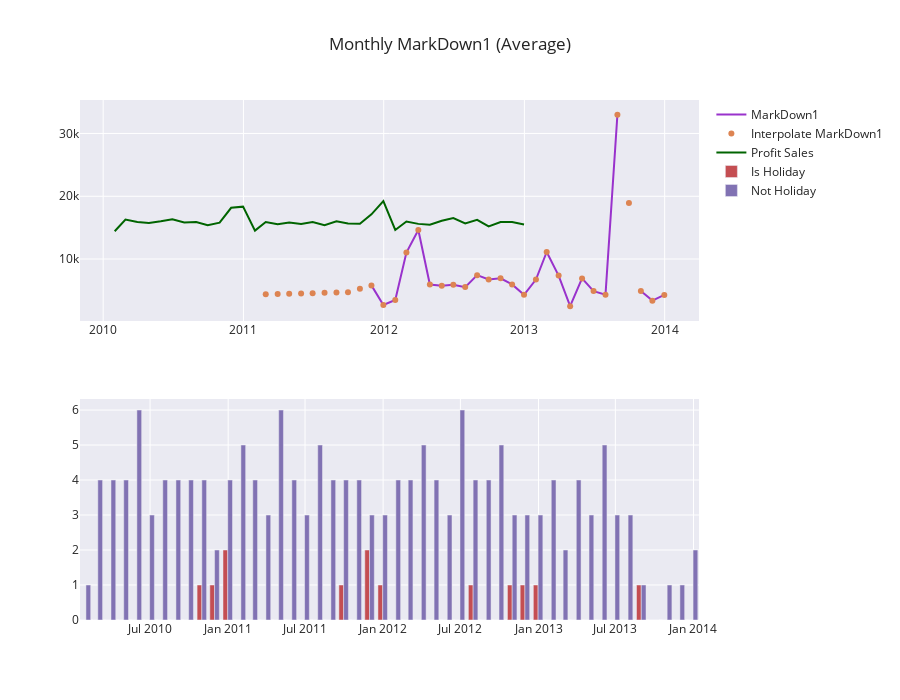

Here is the notebook cell this chart was saved with:
### Markdown cell above
- The idea of what i'm doing is: i try to resample the date to monthly basis to make visualization much clear
- We can see that the original data contain Nan data, and i use interpolate to complement the visualization.
- I prefer to use interpolate compared to mean, median etc
- As we can see, monthly Consumer Price Index (CPI) is increasing every month.

'Consumer Price Index (CPI) is a measure that examines the weighted average of prices of a basket of consumer goods and services, such as transportation, food, and medical care. It is calculated by taking price changes for each item in the predetermined basket of goods and averaging them.' (www.investopedia.com)

- For the unemployment, is decrease every month.
- Temperatures vary each year, usually reaching the highest peak in May - August and the lowest in Nov - Feb.
- For fuel prices experienced a significant increase in January 2011 and did not experience a decline thereafter. In fact, the price tends to increase every month.

### Code cell
fig = make_subplots(rows=2, 
                    cols=1)

custom_aggregation = {}
custom_aggregation["MarkDown1"] = "mean"
data2 = data2.set_index(pd.DatetimeIndex(data2['Date']))
data0 = data2.resample('M').agg(custom_aggregation)
data0.columns = ["MarkDown1"]
data0['Date'] = data0.index

x = data0['Date'].tolist()
y = data0['MarkDown1'].tolist()
y_ = data0['MarkDown1'].interpolate().tolist()

fig.add_trace(go.Scatter(x=x, y=y,name='MarkDown1',line=dict(color='darkorchid', width=2)), 1, 1)
fig.add_trace(go.Scatter(x=x, y=y_,mode='markers',name='Interpolate MarkDown1'), 1, 1)

#-----------------------------------------------------------------------------------------------------

data3_0 = data3.loc[data3['Weekly_Sales'] > 0]
custom_aggregation = {}
custom_aggregation["Weekly_Sales"] = "mean"
data3_0 = data3_0.set_index(pd.DatetimeIndex(data3_0['Date']))
data0 = data3_0.resample('M').agg(custom_aggregation)
data0.columns = ["Monthly Profit Sales"]
data0['Date_'] = data0.index

x = data0['Date_'].tolist()
y = data0['Monthly Profit Sales'].tolist()

fig.add_trace(go.Scatter(x=x, y=y,name='Profit Sales',line=dict(color='darkgreen', width=2)), 1, 1)

#-----------------------------------------------------------------------------------------------------

# Crosstabbing
data2 = data2.reset_index(drop=True)
feature = ["IsHoliday", 'Date']
data0 = pd.crosstab(data2[feature[0]], data2[feature[1]]).T
data0['Date_'] = data0.index
data0.columns = ["Not Holiday", 'Is Holiday', 'Date_']

# Is Holiday
feature = ["Is Holiday", 'Date_']
data_a = pd.crosstab(data0[feature[0]], data0[feature[1]]).T
data_a['Date_'] = data_a.index
data_a.columns = ["No", 'Yes', 'Date_']

custom_aggregation = {}
custom_aggregation["No"] = "sum"
custom_aggregation["Yes"] = "sum"
data_a = data_a.resample('M').agg(custom_aggregation)
data_a['Date_'] = data_a.index

fig.add_trace(go.Bar(
            x = data_a['Date_'],
            y = data_a['Yes'],
            name='Is Holiday'), 2, 1)

fig.add_trace(go.Bar(
            x = data_a['Date_'],
            y = data_a['No'],
            name='Not Holiday'), 2, 1)

fig['layout'].update(height=700, width=900, title='Monthly MarkDown1 (Average)')
fig.show()

### Figure 1 — Plotly figure (JSON) as saved in the notebook; plotly's stock layout.template omitted (floating-point values rounded to 4 significant figures)
{"data": [{"line": {"color": "darkorchid", "width": 2}, "name": "MarkDown1", "type": "scatter", "x": ["2010-01-31T00:00:00", "2010-02-28T00:00:00", "2010-03-31T00:00:00", "2010-04-30T00:00:00", "2010-05-31T00:00:00", "2010-06-30T00:00:00", "2010-07-31T00:00:00", "2010-08-31T00:00:00", "2010-09-30T00:00:00", "2010-10-31T00:00:00", "2010-11-30T00:00:00", "2010-12-31T00:00:00", "2011-01-31T00:00:00", "2011-02-28T00:00:00", "2011-03-31T00:00:00", "2011-04-30T00:00:00", "2011-05-31T00:00:00", "2011-06-30T00:00:00", "2011-07-31T00:00:00", "2011-08-31T00:00:00", "2011-09-30T00:00:00", "2011-10-31T00:00:00", "2011-11-30T00:00:00", "2011-12-31T00:00:00", "2012-01-31T00:00:00", "2012-02-29T00:00:00", "2012-03-31T00:00:00", "2012-04-30T00:00:00", "2012-05-31T00:00:00", "2012-06-30T00:00:00", "2012-07-31T00:00:00", "2012-08-31T00:00:00", "2012-09-30T00:00:00", "2012-10-31T00:00:00", "2012-11-30T00:00:00", "2012-12-31T00:00:00", "2013-01-31T00:00:00", "2013-02-28T00:00:00", "2013-03-31T00:00:00", "2013-04-30T00:00:00", "2013-05-31T00:00:00", "2013-06-30T00:00:00", "2013-07-31T00:00:00", "2013-08-31T00:00:00", "2013-09-30T00:00:00", "2013-10-31T00:00:00", "2013-11-30T00:00:00", "2013-12-31T00:00:00"], "xaxis": "x", "y": [null, null, null, null, null, null, null, null, null, null, null, null, null, 4384.0, null, null, null, null, null, null, 4701.0, null, 5801.0, 2678.0, 3487.0, 11040.0, 14620.0, 5932.0, 5754.0, 5888.0, 5525.0, 7430.0, 6736.0, 6926.0, 5958.0, 4310.0, 6738.0, 11120.0, 7371.0, 2486.0, 6908.0, 4888.0, 4323.0, 32970.0, null, 4913.0, 3374.0, 4288.0], "yaxis": "y"}, {"mode": "markers", "name": "Interpolate MarkDown1", "type": "scatter", "x": ["2010-01-31T00:00:00", "2010-02-28T00:00:00", "2010-03-31T00:00:00", "2010-04-30T00:00:00", "2010-05-31T00:00:00", "2010-06-30T00:00:00", "2010-07-31T00:00:00", "2010-08-31T00:00:00", "2010-09-30T00:00:00", "2010-10-31T00:00:00", "2010-11-30T00:00:00", "2010-12-31T00:00:00", "2011-01-31T00:00:00", "2011-02-28T00:00:00", "2011-03-31T00:00:00", "2011-04-30T00:00:00", "2011-05-31T00:00:00", "2011-06-30T00:00:00", "2011-07-31T00:00:00", "2011-08-31T00:00:00", "2011-09-30T00:00:00", "2011-10-31T00:00:00", "2011-11-30T00:00:00", "2011-12-31T00:00:00", "2012-01-31T00:00:00", "2012-02-29T00:00:00", "2012-03-31T00:00:00", "2012-04-30T00:00:00", "2012-05-31T00:00:00", "2012-06-30T00:00:00", "2012-07-31T00:00:00", "2012-08-31T00:00:00", "2012-09-30T00:00:00", "2012-10-31T00:00:00", "2012-11-30T00:00:00", "2012-12-31T00:00:00", "2013-01-31T00:00:00", "2013-02-28T00:00:00", "2013-03-31T00:00:00", "2013-04-30T00:00:00", "2013-05-31T00:00:00", "2013-06-30T00:00:00", "2013-07-31T00:00:00", "2013-08-31T00:00:00", "2013-09-30T00:00:00", "2013-10-31T00:00:00", "2013-11-30T00:00:00", "2013-12-31T00:00:00"], "xaxis": "x", "y": [null, null, null, null, null, null, null, null, null, null, null, null, null, 4384.0, 4429.0, 4475.0, 4520.0, 4565.0, 4611.0, 4656.0, 4701.0, 5251.0, 5801.0, 2678.0, 3487.0, 11040.0, 14620.0, 5932.0, 5754.0, 5888.0, 5525.0, 7430.0, 6736.0, 6926.0, 5958.0, 4310.0, 6738.0, 11120.0, 7371.0, 2486.0, 6908.0, 4888.0, 4323.0, 32970.0, 18940.0, 4913.0, 3374.0, 4288.0], "yaxis": "y"}, {"line": {"color": "darkgreen", "width": 2}, "name": "Profit Sales", "type": "scatter", "x": ["2010-01-31T00:00:00", "2010-02-28T00:00:00", "2010-03-31T00:00:00", "2010-04-30T00:00:00", "2010-05-31T00:00:00", "2010-06-30T00:00:00", "2010-07-31T00:00:00", "2010-08-31T00:00:00", "2010-09-30T00:00:00", "2010-10-31T00:00:00", "2010-11-30T00:00:00", "2010-12-31T00:00:00", "2011-01-31T00:00:00", "2011-02-28T00:00:00", "2011-03-31T00:00:00", "2011-04-30T00:00:00", "2011-05-31T00:00:00", "2011-06-30T00:00:00", "2011-07-31T00:00:00", "2011-08-31T00:00:00", "2011-09-30T00:00:00", "2011-10-31T00:00:00", "2011-11-30T00:00:00", "2011-12-31T00:00:00", "2012-01-31T00:00:00", "2012-02-29T00:00:00", "2012-03-31T00:00:00", "2012-04-30T00:00:00", "2012-05-31T00:00:00", "2012-06-30T00:00:00", "2012-07-31T00:00:00", "2012-08-31T00:00:00", "2012-09-30T00:00:00", "2012-10-31T00:00:00", "2012-11-30T00:00:00", "2012-12-31T00:00:00"], "xaxis": "x", "y": [14430.0, 16290.0, 15880.0, 15750.0, 16020.0, 16340.0, 15830.0, 15900.0, 15380.0, 15790.0, 18160.0, 18340.0, 14530.0, 15900.0, 15550.0, 15810.0, 15590.0, 15900.0, 15370.0, 16020.0, 15640.0, 15630.0, 17120.0, 19240.0, 14630.0, 15980.0, 15600.0, 15450.0, 16110.0, 16520.0, 15680.0, 16260.0, 15200.0, 15890.0, 15890.0, 15480.0], "yaxis": "y"}, {"name": "Is Holiday", "type": "bar", "x": ["2010-01-31T00:00:00", "2010-02-28T00:00:00", "2010-03-31T00:00:00", "2010-04-30T00:00:00", "2010-05-31T00:00:00", "2010-06-30T00:00:00", "2010-07-31T00:00:00", "2010-08-31T00:00:00", "2010-09-30T00:00:00", "2010-10-31T00:00:00", "2010-11-30T00:00:00", "2010-12-31T00:00:00", "2011-01-31T00:00:00", "2011-02-28T00:00:00", "2011-03-31T00:00:00", "2011-04-30T00:00:00", "2011-05-31T00:00:00", "2011-06-30T00:00:00", "2011-07-31T00:00:00", "2011-08-31T00:00:00", "2011-09-30T00:00:00", "2011-10-31T00:00:00", "2011-11-30T00:00:00", "2011-12-31T00:00:00", "2012-01-31T00:00:00", "2012-02-29T00:00:00", "2012-03-31T00:00:00", "2012-04-30T00:00:00", "2012-05-31T00:00:00", "2012-06-30T00:00:00", "2012-07-31T00:00:00", "2012-08-31T00:00:00", "2012-09-30T00:00:00", "2012-10-31T00:00:00", "2012-11-30T00:00:00", "2012-12-31T00:00:00", "2013-01-31T00:00:00", "2013-02-28T00:00:00", "2013-03-31T00:00:00", "2013-04-30T00:00:00", "2013-05-31T00:00:00", "2013-06-30T00:00:00", "2013-07-31T00:00:00", "2013-08-31T00:00:00", "2013-09-30T00:00:00", "2013-10-31T00:00:00", "2013-11-30T00:00:00", "2013-12-31T00:00:00"], "xaxis": "x2", "y": [0, 0, 0, 0, 0, 0, 0, 0, 0, 1, 1, 2, 0, 0, 0, 0, 0, 0, 0, 0, 1, 0, 2, 1, 0, 0, 0, 0, 0, 0, 1, 0, 0, 1, 1, 1, 0, 0, 0, 0, 0, 0, 0, 1, 0, 0, 0, 0], "yaxis": "y2"}, {"name": "Not Holiday", "type": "bar", "x": ["2010-01-31T00:00:00", "2010-02-28T00:00:00", "2010-03-31T00:00:00", "2010-04-30T00:00:00", "2010-05-31T00:00:00", "2010-06-30T00:00:00", "2010-07-31T00:00:00", "2010-08-31T00:00:00", "2010-09-30T00:00:00", "2010-10-31T00:00:00", "2010-11-30T00:00:00", "2010-12-31T00:00:00", "2011-01-31T00:00:00", "2011-02-28T00:00:00", "2011-03-31T00:00:00", "2011-04-30T00:00:00", "2011-05-31T00:00:00", "2011-06-30T00:00:00", "2011-07-31T00:00:00", "2011-08-31T00:00:00", "2011-09-30T00:00:00", "2011-10-31T00:00:00", "2011-11-30T00:00:00", "2011-12-31T00:00:00", "2012-01-31T00:00:00", "2012-02-29T00:00:00", "2012-03-31T00:00:00", "2012-04-30T00:00:00", "2012-05-31T00:00:00", "2012-06-30T00:00:00", "2012-07-31T00:00:00", "2012-08-31T00:00:00", "2012-09-30T00:00:00", "2012-10-31T00:00:00", "2012-11-30T00:00:00", "2012-12-31T00:00:00", "2013-01-31T00:00:00", "2013-02-28T00:00:00", "2013-03-31T00:00:00", "2013-04-30T00:00:00", "2013-05-31T00:00:00", "2013-06-30T00:00:00", "2013-07-31T00:00:00", "2013-08-31T00:00:00", "2013-09-30T00:00:00", "2013-10-31T00:00:00", "2013-11-30T00:00:00", "2013-12-31T00:00:00"], "xaxis": "x2", "y": [1, 4, 4, 4, 6, 3, 4, 4, 4, 4, 2, 4, 5, 4, 3, 6, 4, 3, 5, 4, 4, 4, 3, 3, 4, 4, 5, 4, 3, 6, 4, 4, 5, 3, 3, 3, 4, 2, 4, 3, 5, 3, 3, 1, 0, 1, 1, 2], "yaxis": "y2"}], "layout": {"height": 700, "title": {"text": "Monthly MarkDown1 (Average)"}, "width": 900, "xaxis": {"anchor": "y", "domain": [0, 1]}, "xaxis2": {"anchor": "y2", "domain": [0, 1]}, "yaxis": {"anchor": "x", "domain": [0.575, 1]}, "yaxis2": {"anchor": "x2", "domain": [0, 0.425]}}}
